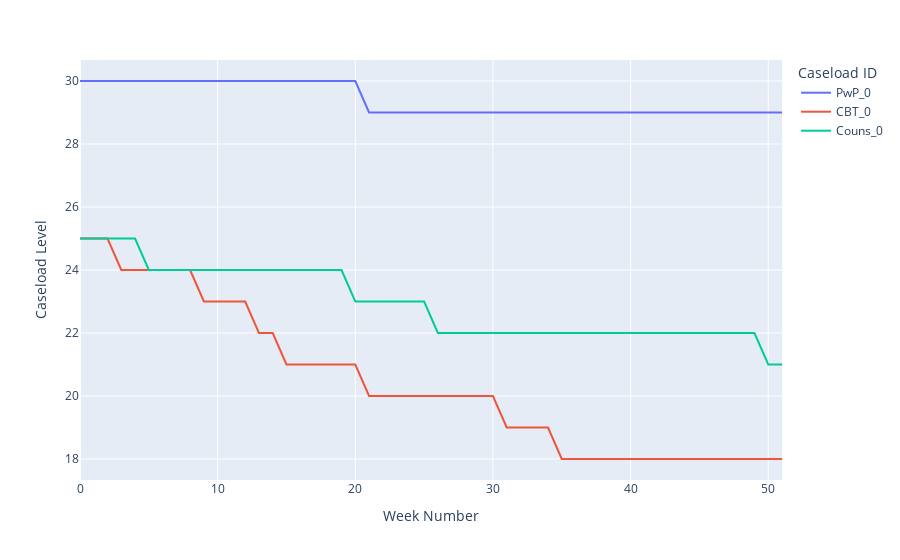

The code cell stored with this chart in its notebook:
### Code cell
px.line(
    caseload_weekly_dfs,
    x="Week Number",
    y="Caseload Level",
    color="Caseload ID")

### Figure 1 — Plotly figure (JSON) as saved in the notebook; plotly's stock layout.template omitted (floating-point values rounded to 4 significant figures)
{"data": [{"hovertemplate": "Caseload ID=PwP_0<br>Week Number=%{x}<br>Caseload Level=%{y}<extra></extra>", "legendgroup": "PwP_0", "line": {"color": "#636efa", "dash": "solid"}, "marker": {"symbol": "circle"}, "mode": "lines", "name": "PwP_0", "orientation": "v", "showlegend": true, "type": "scatter", "x": [0, 1, 2, 3, 4, 5, 6, 7, 8, 9, 10, 11, 12, 13, 14, 15, 16, 17, 18, 19, 20, 21, 22, 23, 24, 25, 26, 27, 28, 29, 30, 31, 32, 33, 34, 35, 36, 37, 38, 39, 40, 41, 42, 43, 44, 45, 46, 47, 48, 49, 50, 51], "xaxis": "x", "y": [30, 30, 30, 30, 30, 30, 30, 30, 30, 30, 30, 30, 30, 30, 30, 30, 30, 30, 30, 30, 30, 29, 29, 29, 29, 29, 29, 29, 29, 29, 29, 29, 29, 29, 29, 29, 29, 29, 29, 29, 29, 29, 29, 29, 29, 29, 29, 29, 29, 29, 29, 29], "yaxis": "y"}, {"hovertemplate": "Caseload ID=CBT_0<br>Week Number=%{x}<br>Caseload Level=%{y}<extra></extra>", "legendgroup": "CBT_0", "line": {"color": "#EF553B", "dash": "solid"}, "marker": {"symbol": "circle"}, "mode": "lines", "name": "CBT_0", "orientation": "v", "showlegend": true, "type": "scatter", "x": [0, 1, 2, 3, 4, 5, 6, 7, 8, 9, 10, 11, 12, 13, 14, 15, 16, 17, 18, 19, 20, 21, 22, 23, 24, 25, 26, 27, 28, 29, 30, 31, 32, 33, 34, 35, 36, 37, 38, 39, 40, 41, 42, 43, 44, 45, 46, 47, 48, 49, 50, 51], "xaxis": "x", "y": [25, 25, 25, 24, 24, 24, 24, 24, 24, 23, 23, 23, 23, 22, 22, 21, 21, 21, 21, 21, 21, 20, 20, 20, 20, 20, 20, 20, 20, 20, 20, 19, 19, 19, 19, 18, 18, 18, 18, 18, 18, 18, 18, 18, 18, 18, 18, 18, 18, 18, 18, 18], "yaxis": "y"}, {"hovertemplate": "Caseload ID=Couns_0<br>Week Number=%{x}<br>Caseload Level=%{y}<extra></extra>", "legendgroup": "Couns_0", "line": {"color": "#00cc96", "dash": "solid"}, "marker": {"symbol": "circle"}, "mode": "lines", "name": "Couns_0", "orientation": "v", "showlegend": true, "type": "scatter", "x": [0, 1, 2, 3, 4, 5, 6, 7, 8, 9, 10, 11, 12, 13, 14, 15, 16, 17, 18, 19, 20, 21, 22, 23, 24, 25, 26, 27, 28, 29, 30, 31, 32, 33, 34, 35, 36, 37, 38, 39, 40, 41, 42, 43, 44, 45, 46, 47, 48, 49, 50, 51], "xaxis": "x", "y": [25, 25, 25, 25, 25, 24, 24, 24, 24, 24, 24, 24, 24, 24, 24, 24, 24, 24, 24, 24, 23, 23, 23, 23, 23, 23, 22, 22, 22, 22, 22, 22, 22, 22, 22, 22, 22, 22, 22, 22, 22, 22, 22, 22, 22, 22, 22, 22, 22, 22, 21, 21], "yaxis": "y"}], "layout": {"legend": {"title": {"text": "Caseload ID"}, "tracegroupgap": 0}, "margin": {"t": 60}, "xaxis": {"anchor": "y", "domain": [0, 1], "title": {"text": "Week Number"}}, "yaxis": {"anchor": "x", "domain": [0, 1], "title": {"text": "Caseload Level"}}}}
